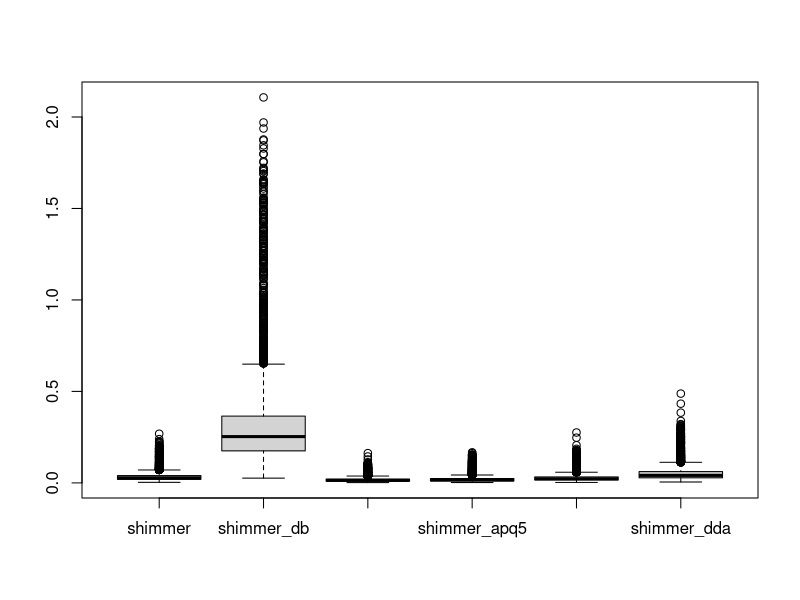

This figure's R source: (Note: this script raises an error after producing the figure.)
pathout <- "D:/CDS501/parkinsons_telemonitoring"
filename <- paste(pathout, '/cleaned.csv', sep = '')
setwd(pathout)

library(tidyverse)
library(data.table)
library(ggplot2)
library(reshape2)
df <- read.csv("parkinsons.csv")

dim(df)
str(df)

#Dropping Subject column
df <- subset (df, select = -subject.)
df <- distinct(df)
df1 <- unique(df)

#Lowercase all columns
names(df) <- tolower(names(df))
names(df)

#Renaming all columns for better handling
setnames(df, old = c('jitter...','jitter.abs.','jitter.rap','jitter.ppq5','jitter.ddp','shimmer.db.','shimmer.apq3','shimmer.apq5','shimmer.apq11','shimmer.dda'), 
         new = c('jitter','jitter_abs','jitter_rap','jitter_ppq5','jitter_ddp','shimmer_db','shimmer_apq3','shimmer_apq5','shimmer_apq11','shimmer_dda'))

View(df)
glimpse(df)
y <- df[6:21]

#Plotting with outliers
boxplot.default(df[,11:16])

#Plotting without outliers
boxplot.default(df_Shimmer[,11:16])

#Initializing DF to NA
parkinson_data_clean <- NA

#Looping through all attributes to remove outliers, combined the tables and eliminate dupes
for (x in y){
  remove_outliers <- function(x, na.rm = TRUE, ...) {
    # qnt <- quantile(x, probs=c(.25, .75), na.rm = na.rm, ...)
    # H <- 1.5 * IQR(x, na.rm = na.rm)
    # x[x < (qnt[1] - H)] <- NA
    # x[x > (qnt[2] + H)] <- NA
    # x
  }
  
    
  parkinson_data_clean <- rbind(parkinson_data_clean,apply(df[, 0:21], 2, remove_outliers))
  parkinson_data_clean <- na.omit(parkinson_data_clean)
  
}

parkinson_data_clean <- as.data.frame(parkinson_data_clean)
parkinson_data_clean <- distinct(parkinson_data_clean)

parkinson_data_clean

write.csv(parkinson_data_clean, filename, row.names = FALSE)

#Comparing cleaned and uncleaned data for the attributes
boxplot(parkinson_data_clean[6:10])
boxplot(df[6:10])


#Comparing cleaned and uncleaned data for the attributes
boxplot(parkinson_data_clean[11:16])
boxplot(df[11:16])


#Comparing cleaned and uncleaned data for the attributes
boxplot(parkinson_data_clean[17:21])
boxplot(df[17:21])


df17_1 <- df[17]
colnames(df17_1) <- c('uncleaned_nhr')

df17_2 <- parkinson_data_clean[17]
colnames(df17_2) <- c('nhr')


boxplot(df17_compare)

data_mod <- melt(df17_compare, measure.vars = c('uncleaned_nhr','nhr'))

p <- ggplot(data_mod) + geom_boxplot(aes(y=value, color=variable),outlier.shape=8)

print(p+coord_flip())






























































# ###################################################################### UNUSED CODE
# #Shimmers Data Outliers processing
# quartiles_Shimmer <- quantile(df$shimmer, probs=c(.25, .75), na.rm = FALSE)
# IQR_Shimmer <- IQR(df$shimmer)
# Lower_Shimmer <- quartiles_Shimmer[1] - 1.5*IQR_Shimmer
# Upper_Shimmer <- quartiles_Shimmer[2] + 1.5*IQR_Shimmer
# 
# #Assigning Shimmer data without Outliers to df_Shimmer
# df_Shimmer <- subset(df, df$shimmer > Lower_Shimmer & df$shimmer < Upper_Shimmer)
# 
# #See outliers value
# df_ShimmerLower <- subset(df, df$shimmer < Lower_Shimmer)
# df_ShimmerUpper <- subset (df, df$shimmer > Upper_Shimmer)
# 
# View(df_ShimmerLower)
# View(df_ShimmerUpper)
# 
# range(df_ShimmerLower$shimmer) #Lower Outlier Shimmer Range
# range(df_ShimmerUpper$shimmer) #Upper Outlier Shimmer Range
# 
# range(df_Shimmer$shimmer) #Shimmer without Outliers range
# 
# 
# #Plotting with outliers
# boxplot.default(df$shimmer, df$shimmer_db, df$shimmer_apq3, df$shimmer_apq5, df$shimmer_apq11, df$shimmer_dda)
# 
# 
# #Plotting without outliers
# boxplot.default(df_Shimmer$shimmer, df_Shimmer$shimmer_db, df_Shimmer$shimmer_apq3, df_Shimmer$shimmer_apq5, df_Shimmer$shimmer_apq11, df_Shimmer$shimmer_dda)
# 
# 
# ####################################################################### UNUSED CODE
# #Jitter Data Outliers processing
# quartiles_ Jitter <- quantile(df$jitter, probs=c(.25, .75), na.rm = FALSE)
# IQR_Jitter <- IQR(df$jitter)
# Lower_Jitter <- quartiles_Jitter[1] - 1.5*IQR_Jitter
# Upper_Jitter <- quartiles_Jitter[2] + 1.5*IQR_Jitter
# 
# #Assigning Jitter data without Outliers to df_Jitter
# df_Jitter <- subset(df, df$jitter > Lower_Jitter & df$jitter < Upper_Jitter)
# 
# #See outliers value
# df_JitterLower <- subset(df, df$jitter < Lower_Jitter)
# df_JitterUpper <- subset(df, df$jitter > Upper_Jitter)
# 
# View(df_JitterLower)
# View(df_JitterUpper)
# range(df_JitterLower$jitter) #Lower Outlier Jitter Range
# range(df_JitterUpper$jitter) #Upper Outlier Jitter Range
# 
# range (df_Jitter$jitter) #Jitter without Outlier Range
# 
# #Plotting Jitter with outliers
# boxplot.default(df$jitter, df$jitter_abs, df$jitter_rap, df$jitter_ppq5, df$jitter_ddp)
# 
# #Plotting Jitter without outliers  ERROR
# boxplot.default(df_Jitter$jitter, df_Jitter$jitter_abs, df_Jitter$jitter_rap, df_Jitter$jitter_ppq5, df_Jitter$jitter_ddp)
